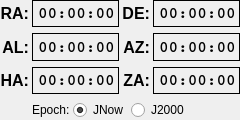
<?xml version='1.0' encoding='utf-8'?>
<ui version="4.0">
 <class>MountPositionWidget</class>
 <widget class="QWidget" name="MountPositionWidget">
  <property name="geometry">
   <rect>
    <x>0</x>
    <y>0</y>
    <width>240</width>
    <height>120</height>
   </rect>
  </property>
  <property name="sizePolicy">
   <sizepolicy hsizetype="Preferred" vsizetype="Preferred">
    <horstretch>1</horstretch>
    <verstretch>1</verstretch>
   </sizepolicy>
  </property>
  <property name="minimumSize">
   <size>
    <width>240</width>
    <height>120</height>
   </size>
  </property>
  <property name="focusPolicy">
   <enum>Qt::FocusPolicy::ClickFocus</enum>
  </property>
  <property name="windowTitle">
   <string>Mount Control Panel</string>
  </property>
  <layout class="QGridLayout" name="gridLayout" columnstretch="1,0,1,0">
   <property name="leftMargin">
    <number>0</number>
   </property>
   <property name="topMargin">
    <number>0</number>
   </property>
   <property name="rightMargin">
    <number>0</number>
   </property>
   <property name="bottomMargin">
    <number>0</number>
   </property>
   <property name="horizontalSpacing">
    <number>3</number>
   </property>
   <property name="verticalSpacing">
    <number>6</number>
   </property>
   <item row="2" column="0">
    <widget class="QLabel" name="label_11">
     <property name="font">
      <font>
       <pointsize>12</pointsize>
       <bold>true</bold>
      </font>
     </property>
     <property name="text">
      <string>HA:</string>
     </property>
     <property name="alignment">
      <set>Qt::AlignmentFlag::AlignRight|Qt::AlignmentFlag::AlignTrailing|Qt::AlignmentFlag::AlignVCenter</set>
     </property>
    </widget>
   </item>
   <item row="0" column="1">
    <widget class="QLabel" name="raValueObject">
     <property name="minimumSize">
      <size>
       <width>0</width>
       <height>0</height>
      </size>
     </property>
     <property name="font">
      <font>
       <family>Courier</family>
       <pointsize>12</pointsize>
       <bold>true</bold>
      </font>
     </property>
     <property name="frameShape">
      <enum>QFrame::Shape::Box</enum>
     </property>
     <property name="text">
      <string>00:00:00</string>
     </property>
    </widget>
   </item>
   <item row="2" column="1">
    <widget class="QLabel" name="haValueObject">
     <property name="minimumSize">
      <size>
       <width>0</width>
       <height>0</height>
      </size>
     </property>
     <property name="font">
      <font>
       <family>Courier</family>
       <pointsize>12</pointsize>
       <bold>true</bold>
      </font>
     </property>
     <property name="frameShape">
      <enum>QFrame::Shape::Box</enum>
     </property>
     <property name="text">
      <string>00:00:00</string>
     </property>
    </widget>
   </item>
   <item row="2" column="2">
    <widget class="QLabel" name="label_13">
     <property name="font">
      <font>
       <pointsize>12</pointsize>
       <bold>true</bold>
      </font>
     </property>
     <property name="text">
      <string>ZA:</string>
     </property>
     <property name="alignment">
      <set>Qt::AlignmentFlag::AlignRight|Qt::AlignmentFlag::AlignTrailing|Qt::AlignmentFlag::AlignVCenter</set>
     </property>
    </widget>
   </item>
   <item row="0" column="0">
    <widget class="QLabel" name="label_3">
     <property name="font">
      <font>
       <pointsize>12</pointsize>
       <bold>true</bold>
      </font>
     </property>
     <property name="text">
      <string>RA:</string>
     </property>
     <property name="alignment">
      <set>Qt::AlignmentFlag::AlignRight|Qt::AlignmentFlag::AlignTrailing|Qt::AlignmentFlag::AlignVCenter</set>
     </property>
    </widget>
   </item>
   <item row="2" column="3">
    <widget class="QLabel" name="zaValueObject">
     <property name="minimumSize">
      <size>
       <width>0</width>
       <height>0</height>
      </size>
     </property>
     <property name="font">
      <font>
       <family>Courier</family>
       <pointsize>12</pointsize>
       <bold>true</bold>
      </font>
     </property>
     <property name="frameShape">
      <enum>QFrame::Shape::Box</enum>
     </property>
     <property name="text">
      <string>00:00:00</string>
     </property>
    </widget>
   </item>
   <item row="3" column="1" colspan="3">
    <layout class="QHBoxLayout" name="horizontalLayout_8">
     <property name="spacing">
      <number>3</number>
     </property>
     <item>
      <widget class="QLabel" name="epochLabel">
       <property name="text">
        <string>Epoch:</string>
       </property>
      </widget>
     </item>
     <item>
      <widget class="QRadioButton" name="jnowCheckObject">
       <property name="text">
        <string>JNow</string>
       </property>
       <property name="checked">
        <bool>true</bool>
       </property>
       <attribute name="buttonGroup">
        <string notr="true">coordinateEpochGroup</string>
       </attribute>
      </widget>
     </item>
     <item>
      <widget class="QRadioButton" name="j2000CheckObject">
       <property name="text">
        <string>J2000</string>
       </property>
       <attribute name="buttonGroup">
        <string notr="true">coordinateEpochGroup</string>
       </attribute>
      </widget>
     </item>
     <item>
      <spacer name="horizontalSpacer_2">
       <property name="orientation">
        <enum>Qt::Orientation::Horizontal</enum>
       </property>
       <property name="sizeHint" stdset="0">
        <size>
         <width>40</width>
         <height>20</height>
        </size>
       </property>
      </spacer>
     </item>
    </layout>
   </item>
   <item row="0" column="3">
    <widget class="QLabel" name="deValueObject">
     <property name="minimumSize">
      <size>
       <width>0</width>
       <height>0</height>
      </size>
     </property>
     <property name="font">
      <font>
       <family>Courier</family>
       <pointsize>12</pointsize>
       <bold>true</bold>
      </font>
     </property>
     <property name="frameShape">
      <enum>QFrame::Shape::Box</enum>
     </property>
     <property name="text">
      <string>00:00:00</string>
     </property>
    </widget>
   </item>
   <item row="0" column="2">
    <widget class="QLabel" name="label_7">
     <property name="font">
      <font>
       <pointsize>12</pointsize>
       <bold>true</bold>
      </font>
     </property>
     <property name="text">
      <string>DE:</string>
     </property>
     <property name="alignment">
      <set>Qt::AlignmentFlag::AlignRight|Qt::AlignmentFlag::AlignTrailing|Qt::AlignmentFlag::AlignVCenter</set>
     </property>
    </widget>
   </item>
   <item row="1" column="0">
    <widget class="QLabel" name="label_9">
     <property name="font">
      <font>
       <pointsize>12</pointsize>
       <bold>true</bold>
      </font>
     </property>
     <property name="text">
      <string>AL:</string>
     </property>
     <property name="alignment">
      <set>Qt::AlignmentFlag::AlignRight|Qt::AlignmentFlag::AlignTrailing|Qt::AlignmentFlag::AlignVCenter</set>
     </property>
    </widget>
   </item>
   <item row="1" column="1">
    <widget class="QLabel" name="altValueObject">
     <property name="minimumSize">
      <size>
       <width>0</width>
       <height>0</height>
      </size>
     </property>
     <property name="font">
      <font>
       <family>Courier</family>
       <pointsize>12</pointsize>
       <bold>true</bold>
      </font>
     </property>
     <property name="frameShape">
      <enum>QFrame::Shape::Box</enum>
     </property>
     <property name="text">
      <string>00:00:00</string>
     </property>
    </widget>
   </item>
   <item row="1" column="3">
    <widget class="QLabel" name="azValueObject">
     <property name="minimumSize">
      <size>
       <width>0</width>
       <height>0</height>
      </size>
     </property>
     <property name="font">
      <font>
       <family>Courier</family>
       <pointsize>12</pointsize>
       <bold>true</bold>
      </font>
     </property>
     <property name="frameShape">
      <enum>QFrame::Shape::Box</enum>
     </property>
     <property name="text">
      <string>00:00:00</string>
     </property>
    </widget>
   </item>
   <item row="1" column="2">
    <widget class="QLabel" name="label_5">
     <property name="font">
      <font>
       <pointsize>12</pointsize>
       <bold>true</bold>
      </font>
     </property>
     <property name="text">
      <string>AZ:</string>
     </property>
     <property name="alignment">
      <set>Qt::AlignmentFlag::AlignRight|Qt::AlignmentFlag::AlignTrailing|Qt::AlignmentFlag::AlignVCenter</set>
     </property>
    </widget>
   </item>
  </layout>
 </widget>
 <resources />
 <connections />
 <buttongroups>
  <buttongroup name="coordinateEpochGroup" />
 </buttongroups>
</ui>
